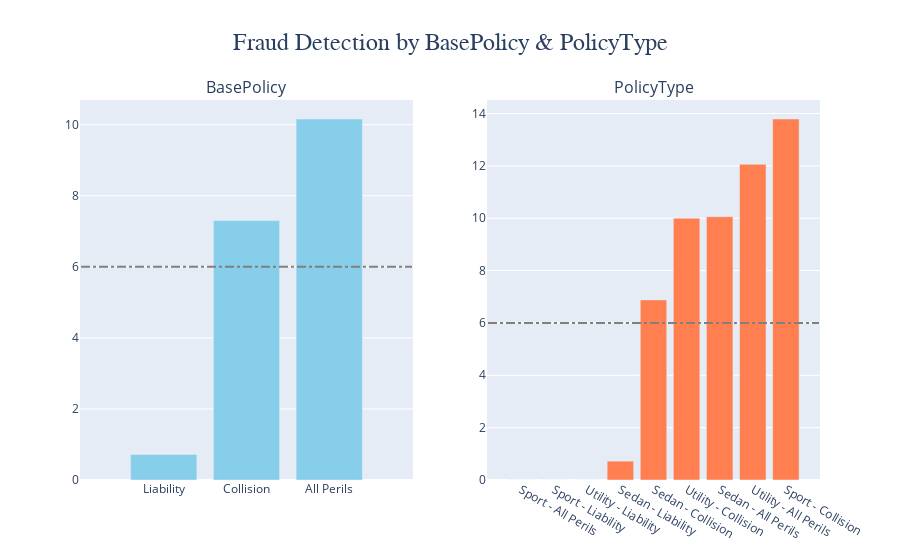

Notebook code for this chart:
### Code cell
df_counts_policy = df['BasePolicy'].value_counts().sort_index()
df_counts_fraud4 = df_fraud['BasePolicy'].value_counts().sort_index()
df_percentages_fraud4 = pd.DataFrame(round((df_counts_fraud4 / df_counts_policy) * 100, 2)).fillna(0).reset_index()

df_percentages_fraud4.columns = ['BasePolicy', 'Fraud %']
df_percentages_fraud4 = df_percentages_fraud4.sort_values(by=['Fraud %'])

# PolicyType
df_counts_policy2 = df['PolicyType'].value_counts().sort_index()
df_counts_fraud5 = df_fraud['PolicyType'].value_counts().sort_index()
df_percentages_fraud5 = pd.DataFrame(round((df_counts_fraud5 / df_counts_policy2) * 100, 2)).fillna(0).reset_index()

df_percentages_fraud5.columns = ['PolicyType', 'Fraud %']
df_percentages_fraud5 = df_percentages_fraud5.sort_values(by=['Fraud %'])

# Bar Chart - Subplots
fig = make_subplots(rows=1, cols=2, subplot_titles=('BasePolicy', "PolicyType"))

fig.add_trace(go.Bar(x=df_percentages_fraud4['BasePolicy'], y=df_percentages_fraud4['Fraud %'],
    marker_color='skyblue'), row=1, col=1)

fig.add_trace(go.Bar(x=df_percentages_fraud5['PolicyType'], y=df_percentages_fraud5['Fraud %'],
    marker_color='coral'), row=1, col=2)

fig.update_layout(
    title={
        'text': 'Fraud Detection by BasePolicy & PolicyType',
        'x':0.5,
        'font': {'family': "Arial, sans-serif", 'size': 24}
    }, showlegend=False)

fig.add_shape(
    type="line",
    x0=-1,
    y0=6,
    x1=3,
    y1=6,
    line=dict(
        color="rgba(128, 128, 128, 1)", 
        width=2,
        dash="dashdot",
    ),
    xref="x1",
    yref="y1"
)

fig.add_shape(
    type="line",
    x0=-1,
    y0=6,
    x1=9,
    y1=6,
    line=dict(
        color="rgba(128, 128, 128, 1)", 
        width=2,
        dash="dashdot",
    ),
    xref="x2",
    yref="y2"
)

fig.show()

### Figure 1 — Plotly figure (JSON) as saved in the notebook; plotly's stock layout.template omitted (floating-point values rounded to 4 significant figures)
{"data": [{"marker": {"color": "skyblue"}, "type": "bar", "x": ["Liability", "Collision", "All Perils"], "xaxis": "x", "y": [0.72, 7.3, 10.16], "yaxis": "y"}, {"marker": {"color": "coral"}, "type": "bar", "x": ["Sport - All Perils", "Sport - Liability", "Utility - Liability", "Sedan - Liability", "Sedan - Collision", "Utility - Collision", "Sedan - All Perils", "Utility - All Perils", "Sport - Collision"], "xaxis": "x2", "y": [0, 0, 0, 0.72, 6.88, 10, 10.06, 12.06, 13.79], "yaxis": "y2"}], "layout": {"annotations": [{"font": {"size": 16}, "showarrow": false, "text": "BasePolicy", "x": 0.225, "xanchor": "center", "xref": "paper", "y": 1, "yanchor": "bottom", "yref": "paper"}, {"font": {"size": 16}, "showarrow": false, "text": "PolicyType", "x": 0.775, "xanchor": "center", "xref": "paper", "y": 1, "yanchor": "bottom", "yref": "paper"}], "autosize": true, "shapes": [{"line": {"color": "rgba(128, 128, 128, 1)", "dash": "dashdot", "width": 2}, "type": "line", "x0": -1, "x1": 3, "xref": "x", "y0": 6, "y1": 6, "yref": "y"}, {"line": {"color": "rgba(128, 128, 128, 1)", "dash": "dashdot", "width": 2}, "type": "line", "x0": -1, "x1": 9, "xref": "x2", "y0": 6, "y1": 6, "yref": "y2"}], "showlegend": false, "title": {"font": {"family": "Arial, sans-serif", "size": 24}, "text": "Fraud Detection by BasePolicy & PolicyType", "x": 0.5}, "xaxis": {"anchor": "y", "autorange": true, "domain": [0, 0.45], "range": [-1.01, 3.01], "type": "category"}, "xaxis2": {"anchor": "y2", "autorange": true, "domain": [0.55, 1], "range": [-1.026, 9.026], "type": "category"}, "yaxis": {"anchor": "x", "autorange": true, "domain": [0, 1], "range": [0, 10.69], "type": "linear"}, "yaxis2": {"anchor": "x2", "autorange": true, "domain": [0, 1], "range": [0, 14.52], "type": "linear"}}}
